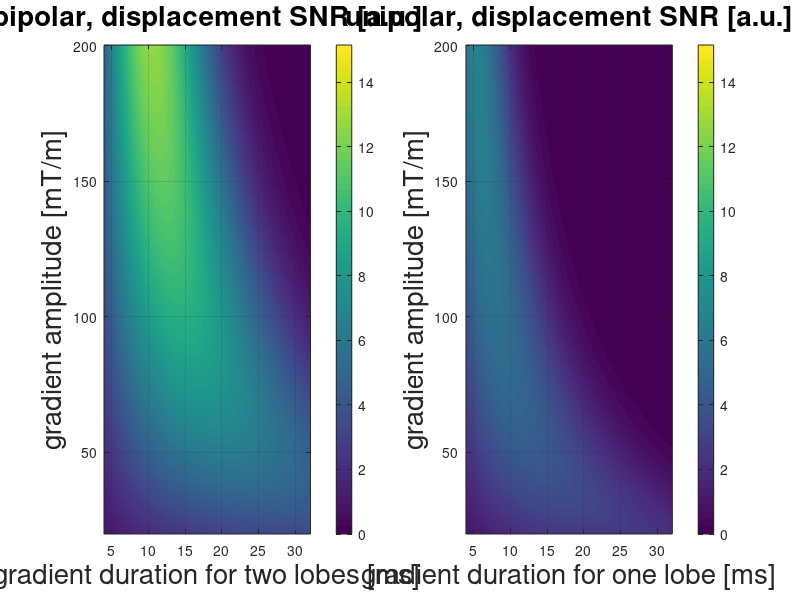

The MATLAB source for this figure:
% Optimization of Encoding Gradients for MR-ARFI
% Author: Shota Hodono
% Date: Sep 2026
% fixed bug: Oct 2026

clear all
clc
% =========================================================================
%% your scanner
% =========================================================================

Gmax_yoursystem  = 200; %[mT/m]
Smax_yoursystem  = 200; %[T/m/s]


% =========================================================================
%% constants
% =========================================================================
SNR   = 20;                  % [a.u.]
gamma = 2*pi*42.577*10^6;    % [rad Hz/T]
d     = 1e-6;                % displacement [m]
ADC   = 0.7e-3 * 1e-6;       % gray matter diffusion coefficient, [m^2/s]
T2    = 80e-3;               % 80ms; T2 for gray matter at 3T [s]

Gmax = Gmax_yoursystem; %[mT/m]
Gmin = 20; %[mT/m]
S    = Smax_yoursystem; %[T/m/s]

c1   = 4e-3; % from center of excitation to start of gradient
c2   = 6e-3; % time between end of 1st lobe and start of 2nd lobe
c3   = 4e-3; % time between end of 2nd lobe to TE


% ===========================================================================
SNR_base = 5.9723; % normalization factor from following parameters
% 
% ===========================================================================
% SNR   = 20;                  % [a.u.]
% gamma = 2*pi*42.577*10^6;    % [rad Hz/T]
% d     = 1e-6;                % displacement [m]
% ADC   = 0.7e-3 * 1e-6;       % 0.7: gray matter diffusion coefficient, [m^2/s]
% T2    = 80e-3;               % T2 for gray matter at 3T [s]
% c1   = 4e-3; % from center of excitation to start of gradient
% c2   = 6e-3; % time between end of 1st lobe and start of 2nd lobe
% c3   = 4e-3; % time between end of 2nd lobe to TE
% ===========================================================================

%%
G_vec = (Gmin:0.5:Gmax)*1e-3;
t_vec = (4:.1:32)*1e-3; % total gradient duration (small delta + ramp)

% =========================================================================
%% biipolar
% =========================================================================
   
A0         = sqrt(2)*SNR*d;
for gg = 1:size(G_vec,2)
for tt = 1:size(t_vec,2)    
    G0         = G_vec(gg);
    r          = G0/S;    
    t_MEG      = t_vec(tt);
    if t_MEG/2 < 2*r 
        % triangle: G0 is not reached, slew-rate limited
        shape   = 'triangle';
        G_eff   = S*t_MEG/4;      % actual peak
        r_eff   = t_MEG/4;        % ramp = half of one lobe
        delta_b = r_eff;          % small delta = flat top + r, flat top = 0        
    else
        % trapezoid
        shape   = 'trapezoid';
        G_eff   = G0;
        r_eff   = r;
        delta_b = t_MEG/2 - r;
    end
        
    area_lobe = 2*G_eff*delta_b;

    b_val      = gamma^2*G_eff^2  * (4/3*delta_b^3 + 2*delta_b^2*r - 1/3*delta_b*r^2 + 1/15*r^3);
    TE         = c1 + c2 + c3 + 2*t_MEG;
    A2         = exp(-TE/T2);
    
    Sbp(gg,tt) = A0 * 2*gamma*area_lobe*exp(-b_val*ADC)*A2;
    
end
end

% =========================================================================
%% uniipolar
% =========================================================================

for gg = 1:size(G_vec,2)
for tt = 1:size(t_vec,2)
    G0         = G_vec(gg);
    r          = G0/S;    
    t_MEG      = t_vec(tt);
    if t_MEG < 2*r 
        r_eff   = t_MEG/2;
        G_eff   = S*r_eff;      % actual peak
        delta_u = r_eff;        % flat top = 0
    else
        % trapezoid
        r_eff   = r;
        G_eff   = G0;
        delta_u = t_MEG - r;    % flat top + r
    end
    delta_u    = t_MEG - r;
    Delta      = t_MEG + c2;
    area_lobe  = G_eff*delta_u;
    
    b_val      = gamma^2*G_eff^2 * delta_u^2* (Delta - 1/3*delta_u - 1/6*r^2/delta_u + 1/30*r^3/delta_u^2);
    TE         = c1 + c2 + c3 + 2*t_MEG;
    A2         = exp(-TE/T2);


    Suni(gg,tt) = A0 * 2*gamma*area_lobe*exp(-b_val*ADC)*A2;

end
end


% =========================================================================
%% results
% =========================================================================
disp('==================================================================')

if max(Sbp(:)) > max(Suni(:))
    disp(['use bipolar'])
    disp(['gradient shape: ', shape])
    Smax = max(Sbp(:));
else
    disp(['use unipolar'])
    Smax = max(Suni(:));
end
% Find the maximum value and its linear index
[maxVal, linearIdx] = max(Sbp(:));

% Convert linear index to row and column indices
[rowIdx, colIdx] = ind2sub(size(Sbp), linearIdx);

disp('optimal parameters')

if max(Sbp(:)) > max(Suni(:))
    disp(['G0       = ',num2str(1e3*G_vec(rowIdx)),' mT/m'])
    disp(['S        = ',num2str(Smax_yoursystem),' m/T/s'])
    disp(['t_MEG    = ',num2str(1e3*t_vec(colIdx)),' ms '])
    disp(['delta_bi = ',num2str(1e3*(t_vec(colIdx)/2 - G_vec(rowIdx)/Smax_yoursystem )),' ms '])
    disp([''])
    disp(['*** t_MEG is a total duration of two gradient lobes ***'])
else
    disp(['G0        = ',num2str(1e3*G_vec(rowIdx)),'mT/m'])
    disp(['S         = ',num2str(Smax_yoursystem),' m/T/s'])
    disp(['t_MEG     = ',num2str(1e3*t_vec(colIdx)),' ms '])
    disp(['delta_uni = ',num2str(1e3*(t_vec(colIdx) - G_vec(rowIdx)/Smax_yoursystem )),' ms '])
end
    
disp('==================================================================')

Gain = Smax / SNR_base;

disp(['relative gain vs (bipolar:G45mT/m S 200m/T/s )= ', num2str(Gain)])

% =========================================================================
%% plot
% =========================================================================
limMax = 1.2*max(Sbp(:));
figure
subplot(121)
imagesc(1e3*t_vec,(1e3*G_vec),(Sbp),[ 0 limMax])
hold on
set(gca,'YDir','normal') 
xlabel('gradient duration for two lobes [ms]','fontsize',20)
ylabel('gradient amplitude [mT/m]','fontsize',20)
title('bipolar, displacement SNR [a.u.]','fontsize',20)
grid on
colorbar
subplot(122)
imagesc(1e3*t_vec,(1e3*G_vec),(Suni),[ 0 limMax])
hold on
set(gca,'YDir','normal') 
xlabel('gradient duration for one lobe [ms]','fontsize',20)
ylabel('gradient amplitude [mT/m]','fontsize',20)
title('unipolar, displacement SNR [a.u.]','fontsize',20)
colorbar
grid on
